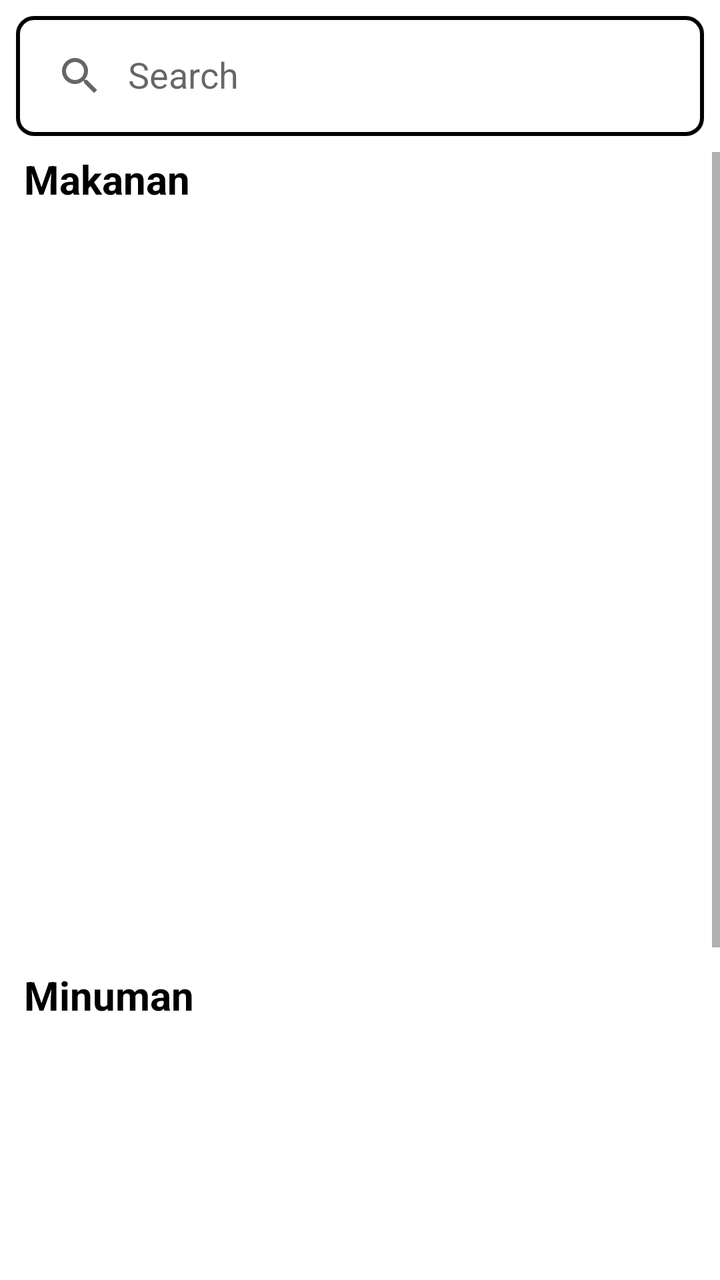
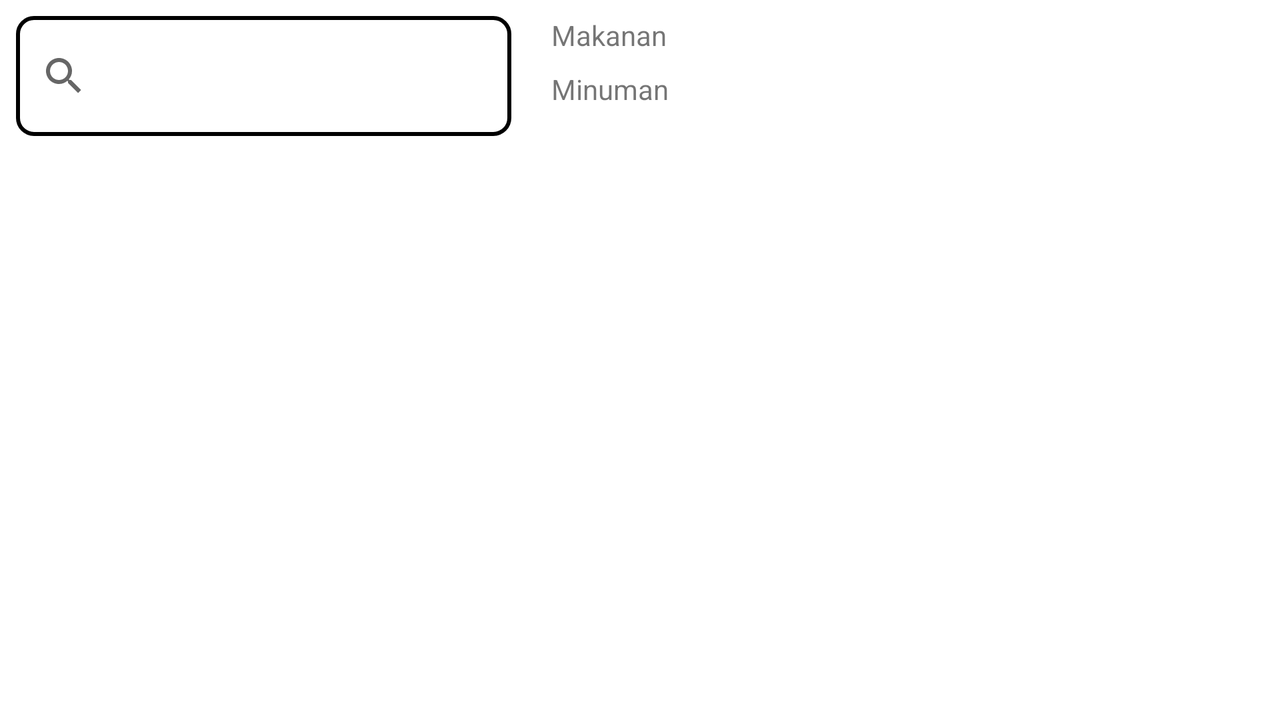

The same Android screen from two of the app's own layout files: first res/layout/ as a phone draws it, then the author's variant for another configuration, drawn on a device whose configuration selects that folder. Both files follow.
<!-- AndroidManifest.xml: application theme Theme.RestaurantMobileApp -->
<!-- res/layout/fragment_menu.xml -->
<?xml version="1.0" encoding="utf-8"?>
<androidx.constraintlayout.widget.ConstraintLayout xmlns:android="http://schemas.android.com/apk/res/android"
    xmlns:app="http://schemas.android.com/apk/res-auto"
    xmlns:tools="http://schemas.android.com/tools"
    android:layout_width="match_parent"
    android:layout_height="match_parent"
    android:layout_marginBottom="60dp"
    tools:context=".ui.menu.MenuFragment">

    <LinearLayout
        android:id="@+id/linearLayout"
        android:layout_width="0dp"
        android:layout_height="0dp"
        android:orientation="vertical"
        android:weightSum="2"
        app:layout_constraintBottom_toBottomOf="parent"
        app:layout_constraintEnd_toEndOf="parent"
        app:layout_constraintStart_toStartOf="parent"
        app:layout_constraintTop_toTopOf="parent"
        tools:context=".MainActivity">

        <androidx.appcompat.widget.SearchView
            android:id="@+id/searchView"
            android:layout_width="match_parent"
            android:layout_height="60dp"
            android:layout_marginHorizontal="8dp"
            android:layout_marginVertical="8dp"
            android:background="@drawable/searchbar_bg"
            app:defaultQueryHint="@string/placeholder_search"
            app:iconifiedByDefault="false"
            app:layout_constraintTop_toTopOf="parent"
            app:queryHint="@string/placeholder_search" />

        <ScrollView
            android:layout_width="match_parent"
            android:layout_height="wrap_content">

            <LinearLayout
                android:layout_width="match_parent"
                android:layout_height="wrap_content"
                android:orientation="vertical"
                android:weightSum="2">

                <LinearLayout
                    android:layout_width="match_parent"
                    android:layout_height="400dp"
                    android:layout_weight="1"
                    android:orientation="vertical">

                    <TextView
                        android:layout_width="match_parent"
                        android:layout_height="wrap_content"
                        android:layout_marginHorizontal="12dp"
                        android:text="@string/makanan"
                        android:textColor="@color/black"
                        android:textSize="20sp"
                        android:textStyle="bold" />

                    <androidx.recyclerview.widget.RecyclerView
                        android:id="@+id/menuMakananRecyclerView"
                        android:layout_width="match_parent"
                        android:layout_height="wrap_content"
                        tools:itemCount="3"
                        tools:listitem="@layout/list_makanan" />
                </LinearLayout>

                <LinearLayout
                    android:layout_width="match_parent"
                    android:layout_height="400dp"
                    android:layout_weight="1"
                    android:orientation="vertical">

                    <TextView
                        android:layout_width="match_parent"
                        android:layout_height="wrap_content"
                        android:layout_marginHorizontal="12dp"
                        android:layout_marginTop="8dp"
                        android:text="@string/minuman"
                        android:textColor="@color/black"
                        android:textSize="20sp"
                        android:textStyle="bold" />

                    <androidx.recyclerview.widget.RecyclerView
                        android:id="@+id/menuMinumanRecyclerView"
                        android:layout_width="match_parent"
                        android:layout_height="wrap_content"
                        tools:itemCount="3"
                        tools:listitem="@layout/list_makanan" />
                </LinearLayout>
            </LinearLayout>
        </ScrollView>

    </LinearLayout>

</androidx.constraintlayout.widget.ConstraintLayout>
<!-- res/layout/list_makanan.xml (included above) -->
<?xml version="1.0" encoding="utf-8"?>
<androidx.constraintlayout.widget.ConstraintLayout xmlns:android="http://schemas.android.com/apk/res/android"
    android:layout_width="match_parent"
    android:layout_height="wrap_content"
    android:layout_marginTop="16dp"
    xmlns:app="http://schemas.android.com/apk/res-auto">

    <androidx.cardview.widget.CardView
        android:layout_width="match_parent"
        android:layout_height="wrap_content"
        android:layout_marginHorizontal="16dp"
        app:cardBackgroundColor="@color/secondary"
        app:cardCornerRadius="10dp"
        app:layout_constraintEnd_toEndOf="parent"
        app:layout_constraintStart_toStartOf="parent"
        app:layout_constraintTop_toTopOf="parent">

        <LinearLayout
            android:layout_width="match_parent"
            android:layout_height="match_parent"
            android:orientation="horizontal"
            android:baselineAligned="false"
            android:weightSum="6">

            <LinearLayout
                android:layout_width="match_parent"
                android:layout_height="match_parent"
                android:layout_marginVertical="8dp"
                android:layout_marginStart="12dp"
                android:layout_weight="5"
                android:orientation="vertical">

                <TextView
                    android:id="@+id/namaMakanan"
                    android:layout_width="wrap_content"
                    android:layout_height="wrap_content"
                    android:text="@string/placeholder_nama"
                    android:textColor="@color/white"
                    android:textSize="16sp" />

                <TextView
                    android:id="@+id/hargaMakanan"
                    android:layout_width="wrap_content"
                    android:layout_height="wrap_content"
                    android:layout_marginTop="4dp"
                    android:text="@string/placeholder_harga"
                    android:textColor="@color/white"
                    android:textSize="12sp" />

                <TextView
                    android:id="@+id/terjualMakanan"
                    android:layout_width="wrap_content"
                    android:layout_height="wrap_content"
                    android:text="@string/placeholder_sold"
                    android:textColor="@color/white"
                    android:textSize="12sp" />

                <TextView
                    android:id="@+id/deskripsiMakanan"
                    android:layout_width="wrap_content"
                    android:layout_height="wrap_content"
                    android:layout_marginTop="4dp"
                    android:text="@string/placeholder_desc"
                    android:textColor="@color/white"
                    android:textSize="12sp" />
            </LinearLayout>

            <LinearLayout
                android:layout_width="wrap_content"
                android:layout_height="match_parent"
                android:layout_marginVertical="8dp"
                android:layout_marginEnd="12dp"
                android:layout_weight="1"
                android:gravity="end|center_vertical"
                android:orientation="horizontal"
                android:weightSum="3">

                <Button
                    android:id="@+id/minusButton"
                    android:layout_width="0dp"
                    android:layout_height="wrap_content"
                    android:layout_weight="1"
                    android:text="@string/minus_sign"
                    android:textSize="20dp"
                    android:textStyle="bold"
                    android:backgroundTint="@color/primary"
                    android:textColor="@color/secondary"/>

                <TextView
                    android:id="@+id/totalPesanMakanan"
                    android:layout_width="wrap_content"
                    android:layout_height="wrap_content"
                    android:layout_marginHorizontal="2dp"
                    android:layout_weight="0.5"
                    android:textSize="16dp"
                    android:gravity="center_horizontal"
                    android:text="@string/placeholder_total_pesanan"
                    android:textColor="@color/white" />

                <Button
                    android:id="@+id/plusButton"
                    android:layout_width="0dp"
                    android:layout_height="wrap_content"
                    android:layout_weight="1"
                    android:text="@string/plus_sign"
                    android:textSize="20dp"
                    android:backgroundTint="@color/primary"
                    android:textColor="@color/secondary"/>

            </LinearLayout>

        </LinearLayout>

    </androidx.cardview.widget.CardView>

</androidx.constraintlayout.widget.ConstraintLayout>
<!-- resources referenced by this layout -->
<resources>
  <color name="black">#FF000000</color>
  <color name="primary">#FFF7E1C9</color>
  <color name="secondary">#FF901C18</color>
  <color name="white">#FFFFFFFF</color>
  <!-- drawable searchbar_bg (drawable) -->
  <?xml version="1.0" encoding="utf-8"?>
  <shape xmlns:android="http://schemas.android.com/apk/res/android">
  
      <corners android:radius="8dp" />
      <stroke android:color="@color/black"
          android:width="2dp" />
  </shape>
  <string name="makanan">Makanan</string>
  <string name="minuman">Minuman</string>
  <string name="minus_sign">-</string>
  <string name="placeholder_desc">Deskripsi Makanan\nIni adalah deskripsi makanan</string>
  <string name="placeholder_harga">Rp10.000</string>
  <string name="placeholder_nama">Nama Makanan</string>
  <string name="placeholder_search">Search</string>
  <string name="placeholder_sold">10rb+ terjual</string>
  <string name="placeholder_total_pesanan">0</string>
  <string name="plus_sign">+</string>
  <style name="Theme.RestaurantMobileApp" parent="Theme.MaterialComponents.DayNight.DarkActionBar">
          
          <item name="colorPrimary">@color/purple_500</item>
          <item name="colorPrimaryVariant">@color/purple_700</item>
          <item name="colorOnPrimary">@color/white</item>
          
          <item name="colorSecondary">@color/teal_200</item>
          <item name="colorSecondaryVariant">@color/teal_700</item>
          <item name="colorOnSecondary">@color/black</item>
          
          <item name="android:statusBarColor">?attr/colorPrimaryVariant</item>
          
      </style>
  <color name="purple_500">#FF6200EE</color>
  <color name="purple_700">#FF3700B3</color>
  <color name="teal_200">#FF03DAC5</color>
  <color name="teal_700">#FF018786</color>
</resources>
<!-- res/layout-land/fragment_menu.xml (the author's variant of the layout above) -->
<!-- drawn on the phone turned sideways -->
<?xml version="1.0" encoding="utf-8"?>
<androidx.constraintlayout.widget.ConstraintLayout xmlns:android="http://schemas.android.com/apk/res/android"
    xmlns:app="http://schemas.android.com/apk/res-auto"
    xmlns:tools="http://schemas.android.com/tools"
    android:layout_width="match_parent"
    android:layout_height="match_parent"
    android:orientation="vertical"
    tools:context=".ui.menu.MenuFragment">

    <LinearLayout
        android:layout_width="match_parent"
        android:layout_height="match_parent"
        android:weightSum="5"
        app:layout_constraintTop_toTopOf="parent"
        android:orientation="horizontal">

        <androidx.appcompat.widget.SearchView
            android:id="@+id/searchView"
            android:layout_width="240dp"
            android:layout_height="60dp"
            android:layout_marginTop="8dp"
            android:layout_marginHorizontal="8dp"
            app:queryHint="@string/placeholder_search"
            app:defaultQueryHint="@string/placeholder_search"
            android:layout_weight="0.1"
            android:background="@drawable/searchbar_bg" />

        <ScrollView
            android:layout_width="0dp"
            android:layout_weight="4.9"
            android:layout_height="wrap_content">

            <LinearLayout
                android:layout_width="match_parent"
                android:layout_height="wrap_content"
                android:orientation="vertical">

                <TextView
                    android:layout_width="match_parent"
                    android:layout_height="wrap_content"
                    android:layout_marginTop="8dp"
                    android:layout_marginHorizontal="12dp"
                    android:text="@string/makanan" />

                <androidx.recyclerview.widget.RecyclerView
                    android:id="@+id/menuMakananRecyclerView"
                    android:layout_width="match_parent"
                    android:layout_height="wrap_content"
                    tools:itemCount="3"
                    tools:listitem="@layout/list_makanan" />

                <TextView
                    android:layout_width="match_parent"
                    android:layout_height="wrap_content"
                    android:layout_marginTop="8dp"
                    android:layout_marginHorizontal="12dp"
                    android:text="@string/minuman" />

                <androidx.recyclerview.widget.RecyclerView
                    android:id="@+id/menuMinumanRecyclerView"
                    android:layout_width="match_parent"
                    android:layout_height="wrap_content"
                    tools:itemCount="3"
                    tools:listitem="@layout/list_makanan" />
            </LinearLayout>
        </ScrollView>


    </LinearLayout>

</androidx.constraintlayout.widget.ConstraintLayout>
<!-- resources referenced by the variant -->
<!-- as the phone turned sideways resolves them -->
<resources>
  <color name="primary">#FFF7E1C9</color>
  <color name="secondary">#FF901C18</color>
  <color name="white">#FFFFFFFF</color>
  <!-- drawable searchbar_bg (drawable) -->
  <?xml version="1.0" encoding="utf-8"?>
  <shape xmlns:android="http://schemas.android.com/apk/res/android">
  
      <corners android:radius="8dp" />
      <stroke android:color="@color/black"
          android:width="2dp" />
  </shape>
  <string name="makanan">Makanan</string>
  <string name="minuman">Minuman</string>
  <string name="minus_sign">-</string>
  <string name="placeholder_desc">Deskripsi Makanan\nIni adalah deskripsi makanan</string>
  <string name="placeholder_harga">Rp10.000</string>
  <string name="placeholder_nama">Nama Makanan</string>
  <string name="placeholder_search">Search</string>
  <string name="placeholder_sold">10rb+ terjual</string>
  <string name="placeholder_total_pesanan">0</string>
  <string name="plus_sign">+</string>
  <style name="Theme.RestaurantMobileApp" parent="Theme.MaterialComponents.DayNight.DarkActionBar">
          
          <item name="colorPrimary">@color/purple_500</item>
          <item name="colorPrimaryVariant">@color/purple_700</item>
          <item name="colorOnPrimary">@color/white</item>
          
          <item name="colorSecondary">@color/teal_200</item>
          <item name="colorSecondaryVariant">@color/teal_700</item>
          <item name="colorOnSecondary">@color/black</item>
          
          <item name="android:statusBarColor">?attr/colorPrimaryVariant</item>
          
      </style>
  <color name="black">#FF000000</color>
  <color name="purple_500">#FF6200EE</color>
  <color name="purple_700">#FF3700B3</color>
  <color name="teal_200">#FF03DAC5</color>
  <color name="teal_700">#FF018786</color>
</resources>
